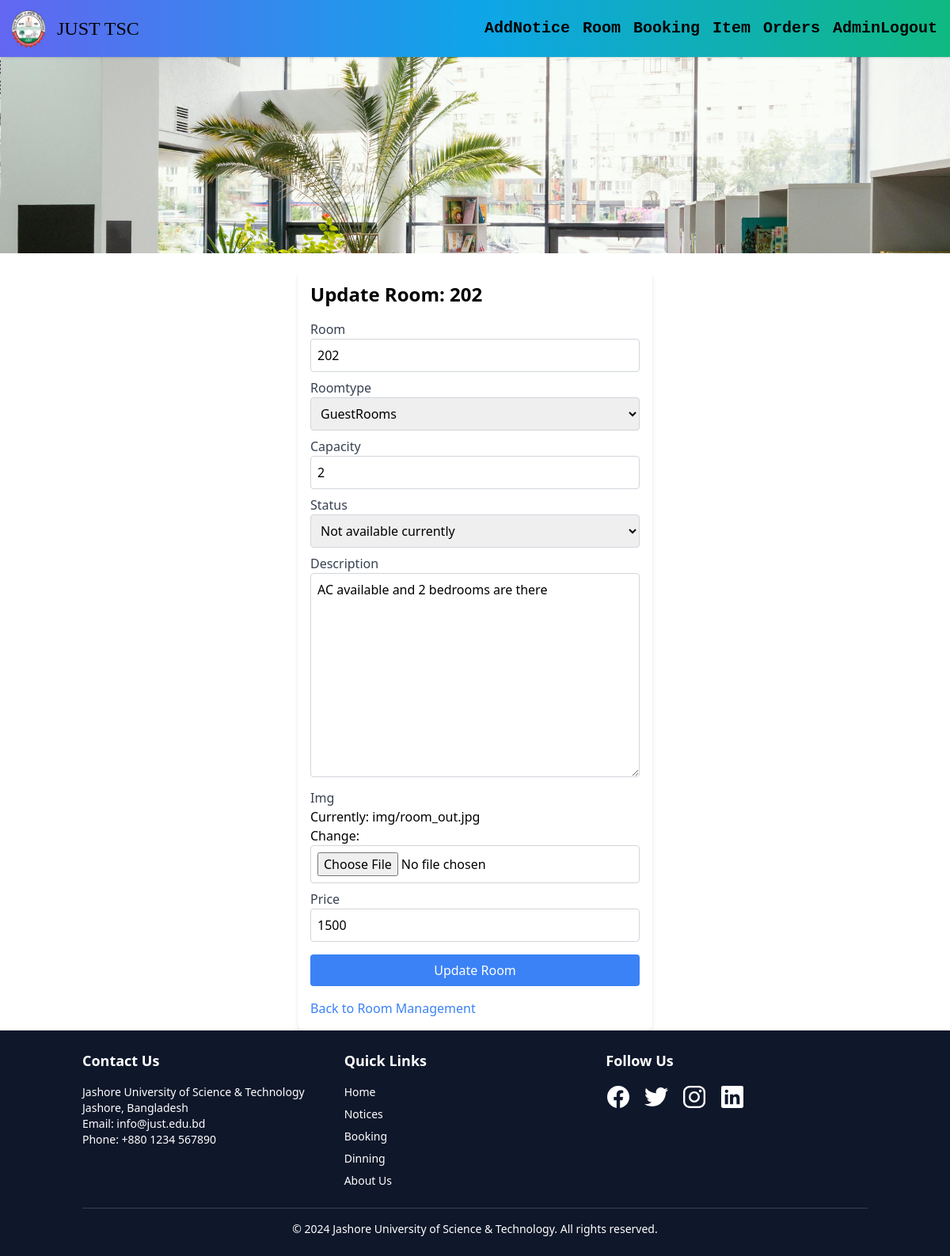
Screenshot of /update_room/2 (signed in) with the database file from the repository.
### TSC/models.py (models this page shows, shortened)
class Room(models.Model):
    current_status=[
        ('Available for booking','Available for booking'),
        ('Not available currently','Not available currently'),
        ('Not for Booking','Not for booking'),
    ]
    room=models.CharField(max_length=50)
    roomtype = models.ForeignKey(Room_Type, on_delete=models.SET_NULL,null=True,blank=True)
    capacity=models.IntegerField(default=0)
    status = models.CharField(null=True,blank=True,max_length=50, choices=current_status)
    description=models.TextField(null=True,blank=True)
    img=models.FileField(upload_to='img')
    price=models.IntegerField(default=0)

class Room_Type(models.Model):
    roomtype = models.CharField(max_length=100)
    def __str__(self):
        return self.roomtype

### TSC/views.py (the view)
# urls.py: path('update_room/<int:room_id>',views.UpdateRoom,name="update_room"),
@user_passes_test(is_admin, login_url='/')
def UpdateRoom(request, room_id):
    room = get_object_or_404(Room, id=room_id)  # Fetch the room based on room_id
    if request.method == "POST":
        form = RoomForm(request.POST, request.FILES, instance=room)  # Pass the room instance
        if form.is_valid():
            form.save()
            messages.success(request, f'Room {room.room} updated successfully.')
            return redirect('adminRoom')  # Redirect to room management page
    else:
        form = RoomForm(instance=room)  # Create a form with the room's current data
    context = {
        'form': form,
        'room': room,
    }
    return render(request, "update_room.html", context)  # Create a template for updating

### TSC/forms.py
class RoomForm(forms.ModelForm):
    class Meta:
        model=Room
        fields=['room','roomtype','capacity','status','description','img','price',]

### TSC/templatetags/custom_tags.py (called while the page is built)
@register.filter(name='add_class')
def add_class(field, css_class):
    return field.as_widget(attrs={"class": css_class})

### TSC/views.py (called while the page is built)
def is_admin(user):
    return user.is_authenticated and user.is_staff

### templates/update_room.html (shortened to what this page needs)
{% extends "Room_navbar.html" %}
{% load custom_tags %}
{% block first %}
<div class="container mx-auto mt-5 p-4 bg-white shadow-md rounded-lg max-w-md">
    <h1 class="text-2xl font-bold mb-4">Update Room: {{ room.room }}</h1>
    <form method="POST" enctype="multipart/form-data" class="space-y-4">
        <div class="space-y-2">
            {% for field in form %}
                <div>
                    <label for="{{ field.id_for_label }}" class="block text-gray-700 font-medium">{{ field.label }}</label>
                    {{ field|add_class:"border border-gray-300 rounded p-2 w-full" }}
                </div>
            {% endfor %}
        </div>
        <button type="submit" class="w-full bg-blue-500 text-white px-4 py-2 rounded hover:bg-blue-600 transition duration-200">Update Room</button>
    </form>
    <a href="{% url 'adminRoom' %}" class="text-blue-500 mt-4 inline-block hover:underline">Back to Room Management</a>
</div>
{% endblock %}

### templates/navbar.html (style rules this page uses)
html, body { height: 100%; margin: 0; }

### rows the page displays
Room: room "202", form "202" "2" "Not available currently" "AC available and 2 bedrooms are there" "1500"
Room_Type: form "GuestRooms"

### other values shown
{{ field.label }} "Room" "Roomtype" "Capacity" "Status" "Description" "Img" "Price"
